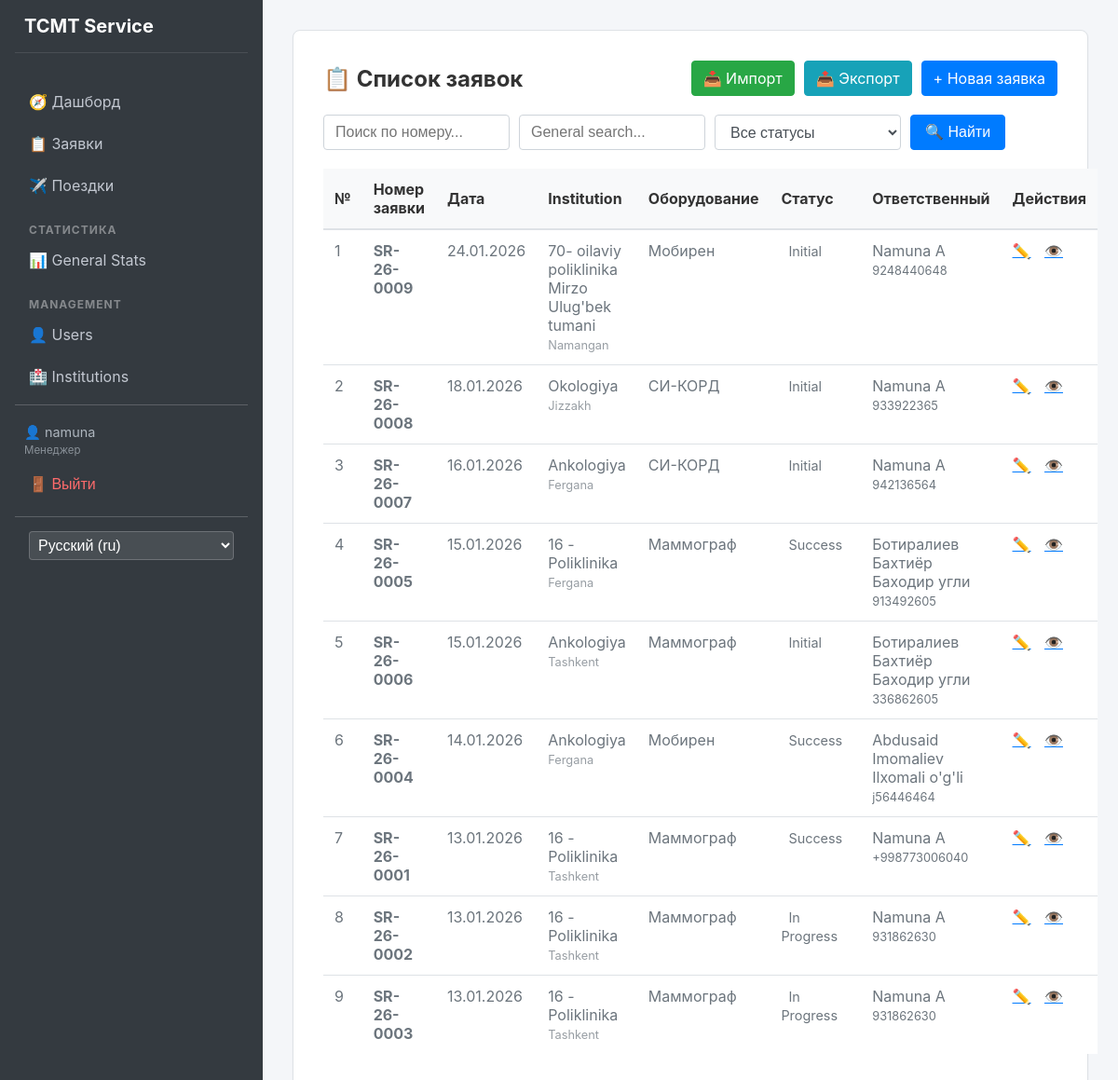
Before: /requests/ (signed in) with the older database file.
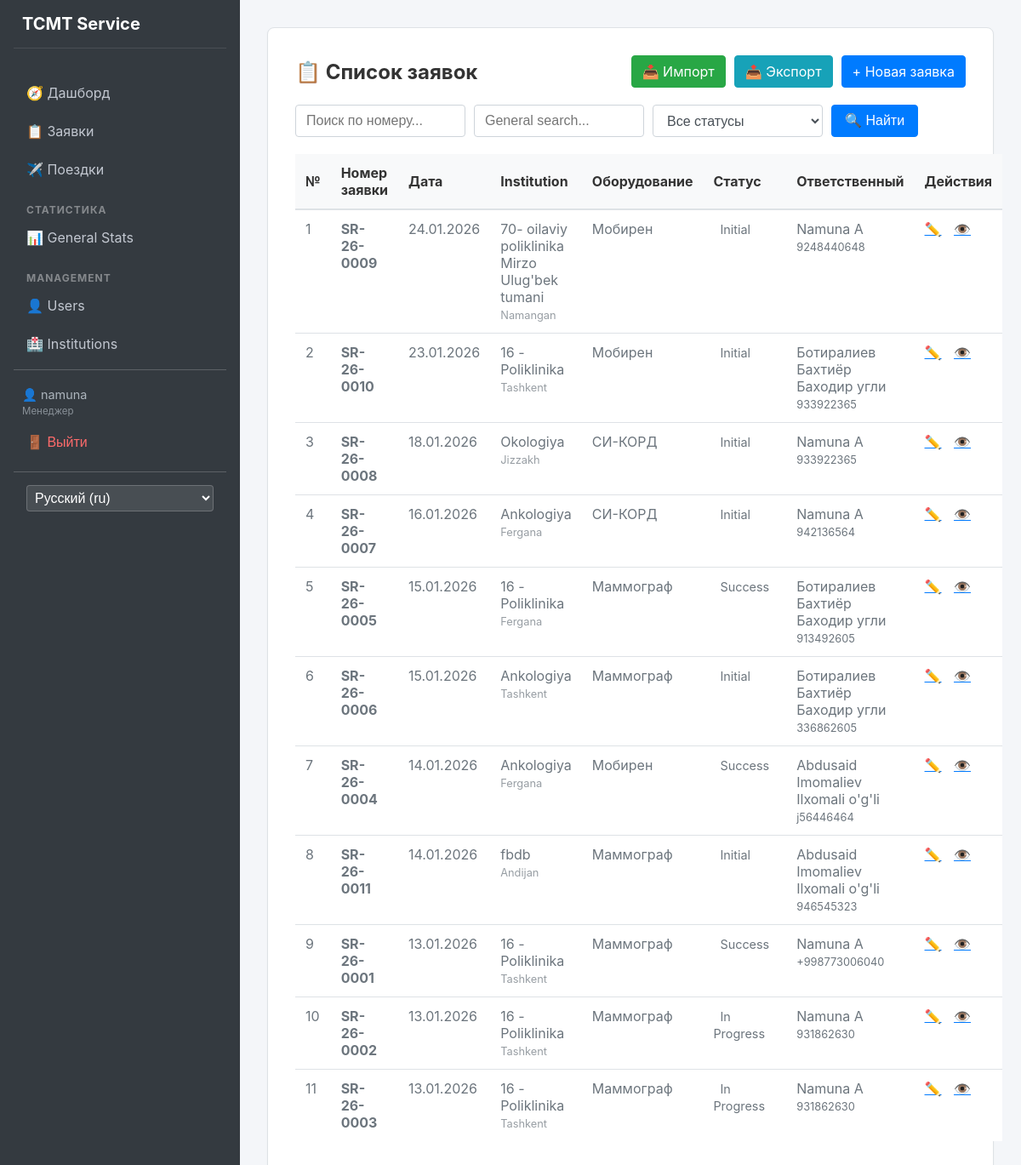
After: the same page with the newer database file.
### apps/requests/models.py (models this page shows, shortened)
class Request(models.Model):
    created_at = models.DateField(default=datetime.date.today)
    responsible = models.ForeignKey(
        settings.AUTH_USER_MODEL,
        on_delete=models.SET_NULL,
        null=True,
        related_name='requests'
    )
    region = models.ForeignKey(Region, on_delete=models.PROTECT)
    institution = models.ForeignKey(Institution, on_delete=models.PROTECT)
    description = models.TextField()
    contact_phone = models.CharField(max_length=20)
    request_number = models.CharField(
        max_length=20,
        unique=True,
        editable=False
    )
    equipment_type = models.ForeignKey(EquipmentType, on_delete=models.PROTECT)
    status = models.ForeignKey(Status, on_delete=models.PROTECT)

### apps/core/models.py (models this page shows, shortened)
class Institution(models.Model):
    name = models.CharField(max_length=255)
    region = models.ForeignKey(Region, on_delete=models.CASCADE)

class Region(models.Model):
    name = models.CharField(max_length=100)

class EquipmentType(models.Model):
    name = models.CharField(max_length=255)

class Status(models.Model):
    name = models.CharField(max_length=100)

### apps/users/models.py (models this page shows, shortened)
class User(AbstractUser):
    class Role(models.TextChoices):
        ADMIN = 'admin', 'Администратор'
        MANAGER = 'manager', 'Менеджер'
        USER = 'user', 'Пользователь'
    full_name = models.CharField(max_length=255)
    passport = models.CharField(max_length=20)
    role = models.CharField(
        max_length=20,
        choices=Role.choices,
        default=Role.USER
    )

### apps/requests/views.py (the view)
# urls.py: path('', views.RequestListView.as_view(), name='list'),
class RequestListView(LoginRequiredMixin, ListView):
    model = Request
    template_name = 'requests/list.html'
    context_object_name = 'requests'
    ordering = ['-created_at']
    paginate_by = 15
    def get_queryset(self):
        queryset = super().get_queryset()
        if self.request.user.role == User.Role.USER:
            queryset = queryset.filter(responsible=self.request.user).exclude(status__name__in=CLOSED_STATUSES)
        q = self.request.GET.get('q')
        status_id = self.request.GET.get('status')
        req_num = self.request.GET.get('req_num')
        if q:
            queryset = queryset.filter(
                Q(request_number__icontains=q) |
                Q(description__icontains=q) |
                Q(responsible__full_name__icontains=q)
            )
        if req_num:
            if req_num.isdigit():
                padded_num = req_num.zfill(4)
                queryset = queryset.filter(request_number__icontains=padded_num)
            else:
                queryset = queryset.filter(request_number__icontains=req_num)
        if status_id and status_id.isdigit():
            queryset = queryset.filter(status_id=int(status_id))
        return queryset
    def get_context_data(self, **kwargs):
        context = super().get_context_data(**kwargs)
        status = self.request.GET.get('status')
        context['selected_status'] = int(status) if status and status.isdigit() else None
        context['statuses'] = Status.objects.all()
        context['closed_statuses'] = CLOSED_STATUSES
        return context

### templates/requests/list.html (shortened to what this page needs)
{% extends 'base.html' %}
{% load i18n %}
{% block content %}
<div class="glass-container">
    <div style="display: flex; justify-content: space-between; align-items: center; margin-bottom: 20px;">
        <h2 style="color: white; margin: 0;">📋 {% trans "Requests List" %}</h2>
        {% if user.role != 'user' %}
        <div style="display: flex; gap: 10px;">
            <a href="{% url 'requests:import' %}" class="btn-primary"
                style="text-decoration: none; background-color: #28a745; border-color: #28a745;">
                📥 {% trans "Import" %}
            </a>
            <a href="{% url 'requests:export' %}" class="btn-primary"
                style="text-decoration: none; background-color: #17a2b8; border-color: #17a2b8;">
                📤 {% trans "Export" %}
            </a>
            <a href="{% url 'requests:create' %}" class="btn-primary" style="text-decoration: none;">
                + {% trans "New Request" %}
            </a>
        </div>
        {% endif %}
    </div>
    <form method="get" style="margin-bottom: 20px; display: flex; gap: 10px;">
        <input type="text" name="req_num" placeholder="{% trans 'Search by number...' %}"
            value="{{ request.GET.req_num|default:'' }}" style="width: 200px; margin: 0;">
        <input type="text" name="q" placeholder="{% trans 'General search...' %}" value="{{ request.GET.q|default:'' }}"
            style="width: 200px; margin: 0;">
        <select name="status" style="width: 200px; margin: 0;" onchange="this.form.submit()">
            <option value="">{% trans "All Statuses" %}</option>
        </select>
        <button type="submit" class="btn-primary" style="padding: 5px 15px;">🔍 {% trans "Search" %}</button>
    </form>
    <table>
        <thead>
            <tr>
                <th>№</th>
                <th>{% trans "Request Number" %}</th>
                <th>{% trans "Date" %}</th>
                <th>{% trans "Institution" %}</th>
                <th>{% trans "Equipment" %}</th>
                <th>{% trans "Status" %}</th>
                <th>{% trans "Responsible" %}</th>
                <th>{% trans "Actions" %}</th>
            </tr>
        </thead>
        <tbody>
            {% for req in requests %}
            <tr>
                <td>{{ forloop.counter }}</td>
                <td><strong>{{ req.request_number }}</strong></td>
                <td>{{ req.created_at|date:"d.m.Y" }}</td>
                <td>
                    {{ req.institution.name }}<br>
                    <span style="font-size: 0.8em; opacity: 0.7;">
                        {{ req.region.name }}
                    </span>
                </td>
                <td>{{ req.equipment_type.name }}</td>
                <td>
                    <span style="padding: 4px 8px; border-radius: 4px;
                                 background: rgba(255,255,255,0.3); font-size: 0.9em;">
                        {{ req.status.name }}
                    </span>
                </td>
                <td>
                    {{ req.responsible.full_name }}<br>
                    <span style="font-size: 0.8em;">
                        {{ req.contact_phone }}
                    </span>
                </td>
                <td>
                    {% if user.role == 'user' and req.status.name in closed_statuses %}
                    <span style="opacity: 0.3; margin-right: 10px;">🔒</span>
                    {% else %}
                    <a href="{% url 'requests:update' req.pk %}" style="color: white; margin-right: 10px;">✏️</a>
                    {% endif %}
                    <a href="{% url 'requests:detail' req.pk %}" style="color: white;">👁️</a>
                </td>
            </tr>
            {% empty %}
            <tr>
                <td colspan="8" style="text-align: center; padding: 20px;">
                    {% trans "No requests yet" %}
                </td>
            </tr>
            {% endfor %}
        </tbody>
    </table>
</div>
{% endblock %}

Changed rows visible on the page:
added Request: request_number "SR-26-0010", created_at "23.01.2026", institution.name "16 - Poliklinika", region.name "Tashkent", equipment_type.name "Мобирен", status.name "Initial", responsible.full_name "Ботиралиев Бахтиёр Баходир угли", contact_phone "933922365"
added Request: request_number "SR-26-0011", created_at "14.01.2026", institution.name "fbdb", region.name "Andijan", equipment_type.name "Маммограф", status.name "Initial", responsible.full_name "Abdusaid Imomaliev Ilxomali o'g'li", contact_phone "946545323"
